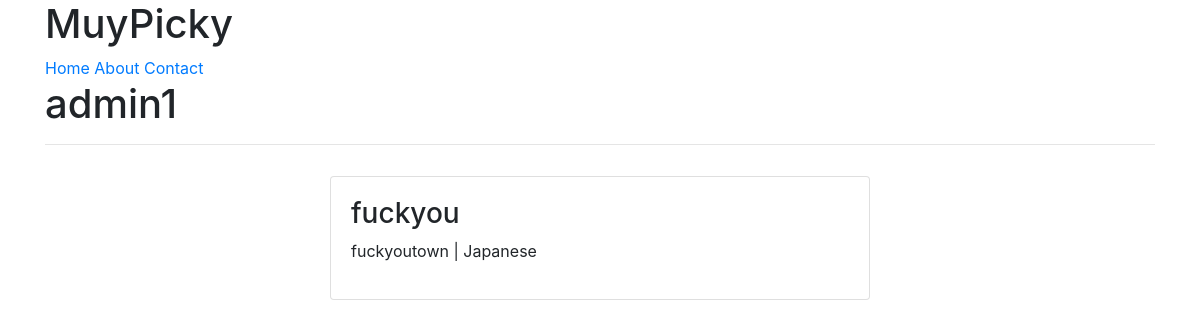
The page /u/admin1/ on the database as committed earlier.
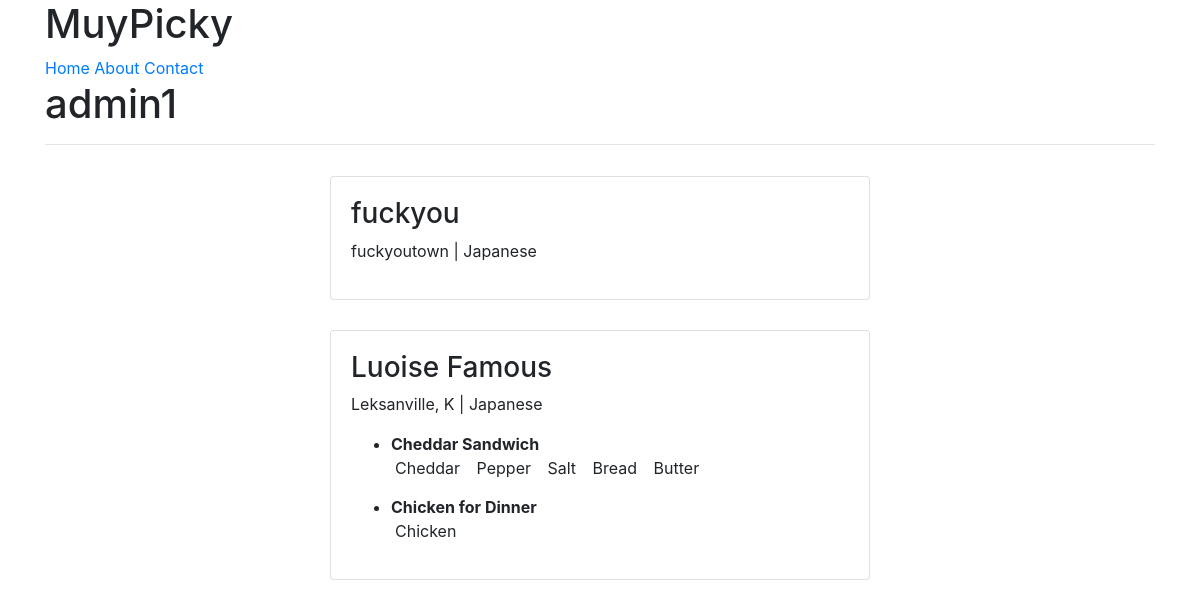
The same page on the database as committed later.
### restaurants/models.py (models this page shows, shortened)
class RestaurantLocation(models.Model):
	owner = models.ForeignKey(User)
	name = models.CharField(max_length=120)
	location = models.CharField(max_length=120, null=True, blank=True)
	category = models.CharField(max_length=120, null=True, blank=True, validators=[validate_category])
	timestamp = models.DateTimeField(auto_now_add=True)
	updated = models.DateTimeField(auto_now=True)
	slug = models.SlugField(null=True, blank=True)
	@property
	def title(self):
		return self.name

### menus/models.py (models this page shows, shortened)
class Item(models.Model):
	user = models.ForeignKey(settings.AUTH_USER_MODEL)
	restaurant = models.ForeignKey(RestaurantLocation)
	name = models.CharField(max_length=120)
	contents = models.TextField(help_text='seperate each item by coma')
	excludes = models.TextField(help_text='seperate each item by coma', blank=True, null=True)
	public = models.BooleanField(default=True)
	timestamp = models.DateTimeField(auto_now_add=True)
	updated = models.DateTimeField(auto_now=True)
	class Meta:
		ordering = ['-updated', '-timestamp']
	def get_contents(self):
		return self.contents.split(",")

### profiles/views.py (the view)
# urls.py: url(r'^(?P<username>[\w-]+)/$', ProfileDetailView.as_view(), name='detail'),
class ProfileDetailView(DetailView):
	queryset =  User.objects.filter(is_active=True)
	template_name = 'profiles/user.html'
	def get_object(self):
		username = self.kwargs.get("username")
		if username is None:
			raise Http404
		return get_object_or_404(User, username__iexact=username, is_active=True)

### profiles/templates/profiles/user.html
{% extends "base.html" %}
{% block content %}
<h1>{{ user.username }}</h1>
<hr/>
{% for rest in user.restaurantlocation_set.all %}
	<div class="row" style="padding: 15px">
		<div class="col-sm-12">
			<div class="card mx-auto  w-50">
				<div class='card-body'>
					<h3>{{ rest.title }}</h3>
					<p>{{ rest.location }} | {{ rest.category }}</p>
						<ul>
							{% for item in rest.item_set.all %}
								<li style='margin-bottom: 15px;'><b>{{ item.name }}</b>
									<br/>
									{% for ing in item.get_contents %}
										<span style='padding: 2px 4px; margin-right:4px; '>{{ ing }}</span>
									{% endfor %}
								</li>
							{% endfor %}
						</ul>
				</div>
			</div>
		</div>
	</div>
{% endfor %}
{% endblock content %}

### templates/base.html (shortened to what this page needs)
<!DOCTYPE html>
<html lang=en>
<head>
{% include 'snippets/css.html' %}
</head>
<body>
	{% include 'snippets/nav.html' %}
	<div class='container'>
	{% block content %}{% endblock content %}
	</div>
</body>
</html>

### templates/snippets/css.html (shortened to what this page needs)
<link rel="stylesheet" href="https://maxcdn.bootstrapcdn.com/bootstrap/4.0.0/css/bootstrap.min.css">

### templates/snippets/nav.html (shortened to what this page needs)
<div class='container'>
<h1>MuyPicky</h1>
<a href="{% url 'home' %}">Home</a>
<a href="{% url 'about' %}">About</a>
<a href="{% url 'contact' %}">Contact</a>
</div>

Rows that differ between the two databases and show on the page:
added RestaurantLocation: title "Luoise Famous", location "Leksanville, K", category "Japanese"
added Item: name "Cheddar Sandwich", get_contents "Cheddar" "Pepper" "Salt" "Bread" "Butter"
added Item: name "Chicken for Dinner", get_contents "Chicken"
